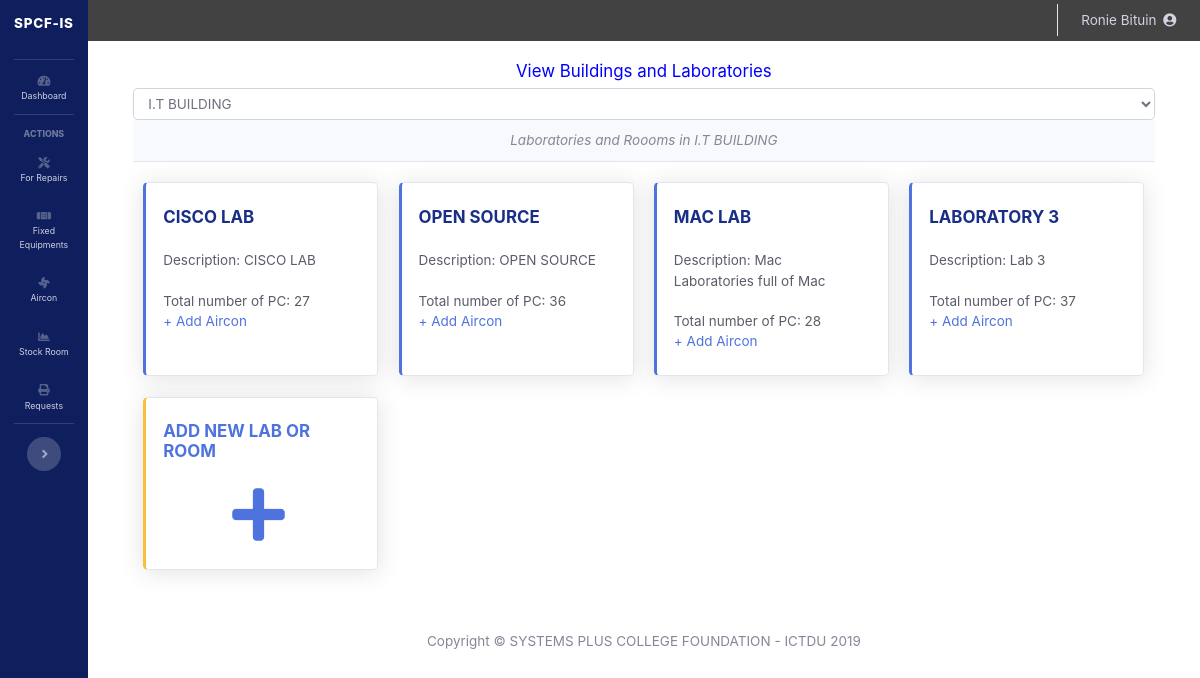
Page /ppfo/view_buildings.php (signed in) on the committed database.
### tables this page shows
CREATE TABLE `laboratory` (
  `lab_id` int(11) NOT NULL,
  `lab_code` varchar(32) NOT NULL,
  `lab_name` varchar(64) NOT NULL,
  `lab_description` text NOT NULL,
  `building_id` int(11) NOT NULL,
  `added_by` varchar(128) NOT NULL
);

### ppfo/view_buildings.php (the view, shortened to what this page needs)
<?php
require_once 'dbh.php';
include('sidebar.php');
$getBuildings = mysqli_query($mysqli, "SELECT * FROM building ORDER BY building_name ASC");
$id = 1;
if(!isset($_GET['id'])){
	$buildingID = 1;
}
else{
	$buildingID = $_GET['id'];
}
?>
<!DOCTYPE html>
<html>
<head>
</head>
<body id="page-top">
  <div id="wrapper" style="width: 100% !important;">
    <div id="content-wrapper" class="d-flex flex-column">
        <div id="content">
	<?php
	include('topbar.php');
?>
<div class="container-fluid">
	<?php
		echo "<h5 style='color: blue;'><center>View Buildings and Laboratories</center></h5>";
	?>
	<div class="row">
	<select class="form-control" onchange="location = this.value;">
	<?php
	while ($newBuildings=$getBuildings->fetch_assoc()) {
		$buildingName[$newBuildings['building_id']] = $newBuildings['building_name']; ?>
		<option value="<?php echo "view_buildings.php?id=".$newBuildings['building_id']; ?>" <?php if($id==$newBuildings['building_id']){echo 'selected disabled';} ?>><?php echo $newBuildings['building_name']; ?></option>
	<?php } ?>
	</select>
	<?php
	echo "<div class='card-header' style='width: 100%;'><center><i>Laboratories and Roooms in ".$buildingName[$buildingID].'</i></center></div>';
	$getLabInfo = "SELECT * FROM laboratory WHERE building_id=$buildingID";
	$labResult = mysqli_query($mysqli, $getLabInfo);
	echo "<div style='height: 10% !important; width: 100%;'><br></div>";
	if(mysqli_num_rows($labResult)==0){
			echo "<div class='alert alert-danger' style='width: 100%;'>No Existing Laboratories or Rooms!<a href='#' class='close' data-dismiss='alert' aria-label='close'></a></div>";
		}
		else{
			while($newLabResult=$labResult->fetch_assoc()){
			$labID = $newLabResult['lab_id'];
		?>
		    <div class="col-xl-3 col-md-6 mb-4">
              <div class="card border-left-primary shadow h-100 py-2">
                <div class="card-body">
                  <div class="row no-gutters align-items-center">
                    <div class="col mr-2">
                      <div class="h5 font-weight-bold text-primary text-uppercase mb-1"><a style='color: #192e86 !important;' target='_blank' href="edit_pc_equipment.php?buildingId=<?php echo  $newLabResult['building_id'];?>&labId=<?php echo $newLabResult['lab_id']; ?>"><?php echo $newLabResult['lab_name'];?></a><br/><br/></div>
                      <div class="text-s mb-0 text-gray-800"><?php echo 'Description: '.ucfirst($newLabResult['lab_description']).'<br><br>'; ?></div>
                      <div class="text-s mb-0 text-gray-800"><?php
                      		$countPC = mysqli_query($mysqli, "SELECT COUNT(lab_id) FROM unit_pc WHERE lab_id='$labID'");
                      		$countAircon = mysqli_query($mysqli, "SELECT COUNT(lab_id) FROM fixture WHERE lab_id='$labID' AND type='airconditioner'");
                      		$newPC = $countPC->fetch_assoc();
                      		$newAircon = $countAircon->fetch_assoc();
                      		if($newPC['COUNT(lab_id)']==0){
                      			echo "<a href='unit_pc.php?buildingId=".$newLabResult['building_id']."' target='_blank'>+ Add PC</a><br/>";
                      		}
                      		else{
                      		echo "Total number of PC: ".$newPC['COUNT(lab_id)'].'<br/>';
                      		}
                      		if($newAircon['COUNT(lab_id)']==0){
                      			echo "<a href='fixtures.php' target='_blank'>+ Add Aircon</a>";
                      		}
                      		else{
                      		echo "Aircon: ".$newAircon['COUNT(lab_id)'].'<br/>';
                      		}
                       ?></div>
                    </div>
                  </div>
                </div>
              </div>
            </div>
	<?php
			}
		}
	?>
		    <div class="col-xl-3 col-md-6 mb-4">
              <div class="card border-left-warning shadow h-100 py-2">
                <div class="card-body">
                  <div class="row no-gutters align-items-center">
                    <div class="col mr-2">
                      <div class="h5 font-weight-bold text-primary text-uppercase mb-1">ADD NEW LAB or ROOM</div>
                      <div class="text-s mb-0 text-gray-800" style="text-align: center;"><br/><a target="_blank" href="laboratories.php?<?php echo 'addLab='.$buildingID;?>"><i class="fas fa-plus" style="font-size: 60px;"></i></a></div>
                    </div>
                  </div>
                </div>
              </div>
            </div>
</div>
	<?php
	include('footer.php');
?>

### ppfo/sidebar.php (style rules this page uses)
html { font-family: 'Roboto Condensed', sans-serif !important; font-size: 13.5px; }
.container-fluid { background-color: white; padding-left: 5% !important; padding-right: 5% !important; }
#content-wrapper { background-color: white !important; }
::placeholder { opacity: 0.7 !important; }

### rows in the picture
laboratory: lab_name "CISCO LAB", lab_description "CISCO LAB", COUNT "27"
laboratory: lab_name "OPEN SOURCE", lab_description "OPEN SOURCE", COUNT "36"
laboratory: lab_name "MAC LAB", lab_description "Mac Laboratories full of Mac", COUNT "28"
laboratory: lab_name "LABORATORY 3", lab_description "Lab 3", COUNT "37"

### other values in the picture
$_SESSION['username'] "Ronie Bituin"
$buildingName[$buildingID] "I.T BUILDING"
form field value "I.T BUILDING"
